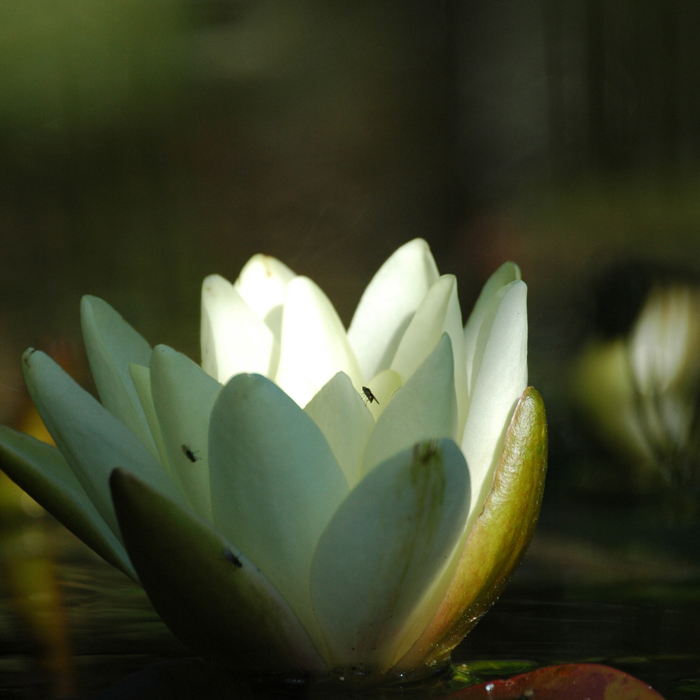
#> input picture pics/lotus.jpg, 700 x 700 px
$ python thresholding.py
#> lines starting #> are read from the running program, lines starting #| are printed output that depends on the picture; after the words box and inside, x2 and y2 are one past the last pixel; in counts of white or black regions, pixels touching at a corner belong together
import cv2 as cv
import numpy as np
img=cv.imread('pics/lotus.jpg')
#> img is the input picture: shape (700, 700, 3); mean B, G, R 44.8, 68.7, 63.5
cv.imshow('gnr',img)
gray=cv.cvtColor(img,cv.COLOR_BGR2GRAY)
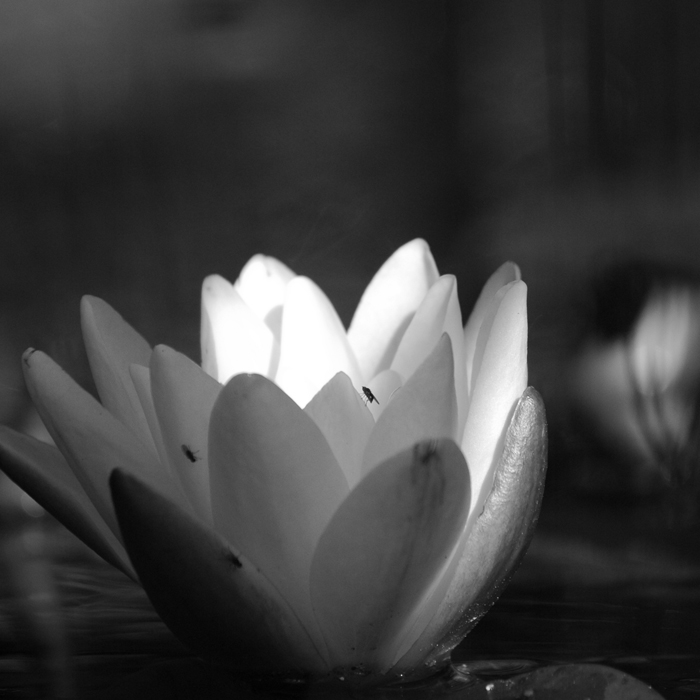
#> gray: shape (700, 700); min 1, max 255, mean 64.5
thresh,thrsimg=cv.threshold(gray,150,255,cv.THRESH_BINARY)
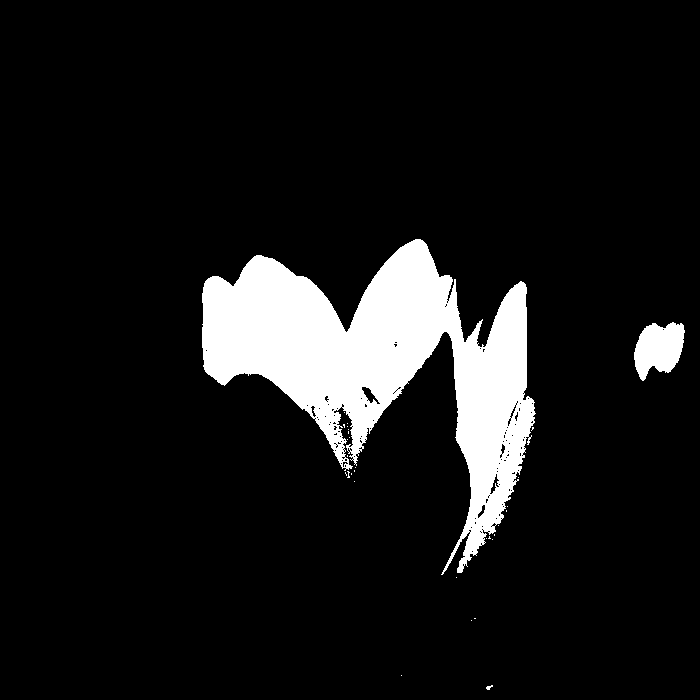
#> thrsimg: shape (700, 700); 9.4% white; 31 white regions (28 under 20 px), largest, box (x1, y1, x2, y2) and area: (202, 239, 536, 575) 44128, (634, 322, 685, 381) 2063, (486, 685, 493, 690) 20
cv.imshow('simplethreshold',thrsimg)
adapthrsimg=cv.adaptiveThreshold(gray,255,cv.ADAPTIVE_THRESH_MEAN_C,cv.THRESH_BINARY,11,3)
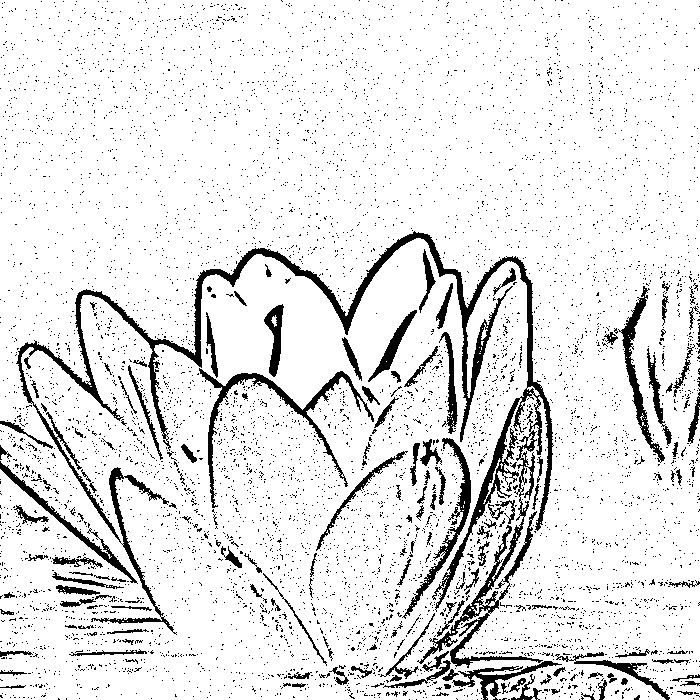
#> adapthrsimg: shape (700, 700); 89.8% white; 6414 black regions (6254 under 20 px), largest, box (x1, y1, x2, y2) and area: (16, 231, 554, 668) 16675, (199, 368, 374, 508) 2265, (402, 438, 471, 619) 1454
adapthrsimg2=cv.adaptiveThreshold(gray,255,cv.ADAPTIVE_THRESH_GAUSSIAN_C,cv.THRESH_BINARY,11,3)
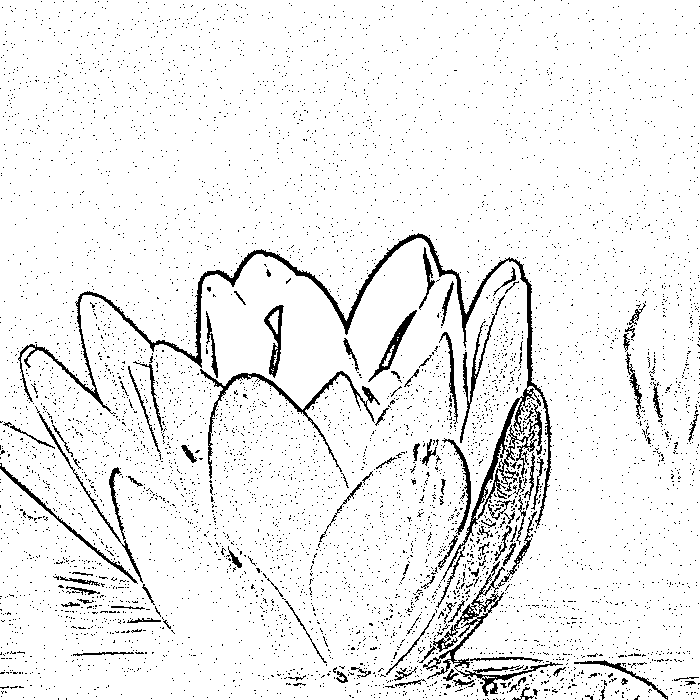
#> adapthrsimg2: shape (700, 700); 93.7% white; black in thin lines or dots
cv.imshow('adaptivethreshold',adapthrsimg)
cv.imshow('adaptivethreshold2',adapthrsimg2)
cv.waitKey(0)
